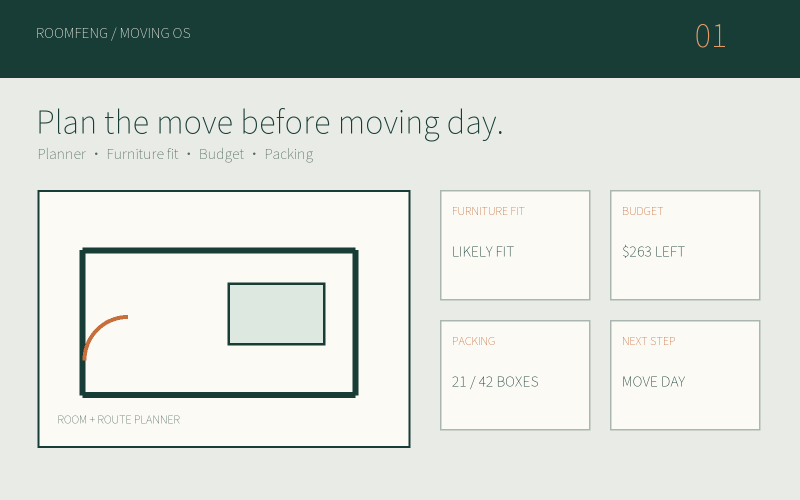
#> input picture product-output/RoomFeng-Moving-New-Home-OS-v1.0/07-Preview-Images/preview-01-hero.png, 1600 x 1000 px (shown at 1/2 size); its folder holds 3 pictures in this run
$ python create-pdf-contact-sheets.py
#> lines starting #> are read from the running program, lines starting #| are printed output that depends on the picture; pictures that were not available may be replaced by others from this repository, and a replacement may not be noted
from pathlib import Path
from PIL import Image, ImageDraw

ROOT = Path(__file__).resolve().parents[1]
render_root = ROOT / "tmp" / "pdfs"

for folder in render_root.iterdir():
    if not folder.is_dir():
        continue
    pages = sorted(folder.glob("page-*.png"))
    if not pages:
        continue
    thumbs = []
    for path in pages:
        image = Image.open(path).convert("RGB")
        image.thumbnail((360, 510))
        thumbs.append((path.name, image.copy()))
    columns = min(4, len(thumbs))
    rows = (len(thumbs) + columns - 1) // columns
    sheet = Image.new("RGB", (columns * 390, rows * 550), "#d9ddd8")
    draw = ImageDraw.Draw(sheet)
    for index, (name, image) in enumerate(thumbs):
        x = (index % columns) * 390 + 15
        y = (index // columns) * 550 + 28
        sheet.paste(image, (x, y))
        draw.text((x, 6 + (index // columns) * 550), name, fill="#183c36")
    sheet.save(render_root / f"contact-{folder.name}.jpg", quality=90)

preview_dir = ROOT / "product-output" / "RoomFeng-Moving-New-Home-OS-v1.0" / "07-Preview-Images"
previews = sorted(preview_dir.glob("*.png"))
if previews:
    sheet = Image.new("RGB", (1040, 5 * 350), "#d9ddd8")
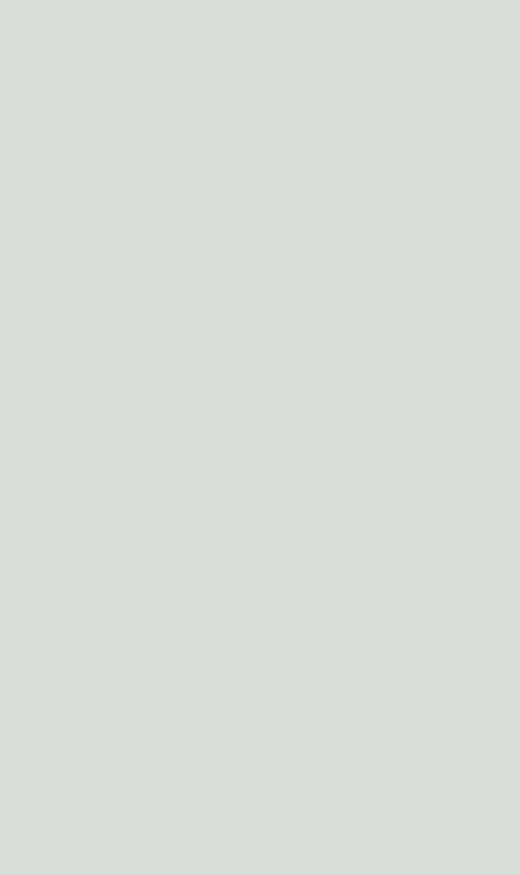
#> sheet: PIL image 1040x1750 RGB (shown at 1/2 size); mean R, G, B 217, 221, 216
    for index, path in enumerate(previews):
        image = Image.open(path).convert("RGB")
#> image is the input picture: PIL image 1600x1000 RGB; mean R, G, B 201, 208.6, 202.9
        image.thumbnail((500, 313))
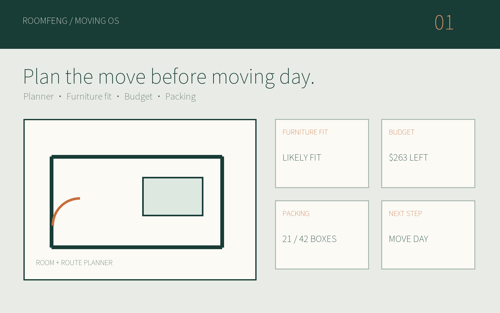
#> image: PIL image 500x313 RGB; mean R, G, B 201, 208.6, 202.9
        x = 15 + (index % 2) * 515
        y = 25 + (index // 2) * 350
        sheet.paste(image, (x, y))
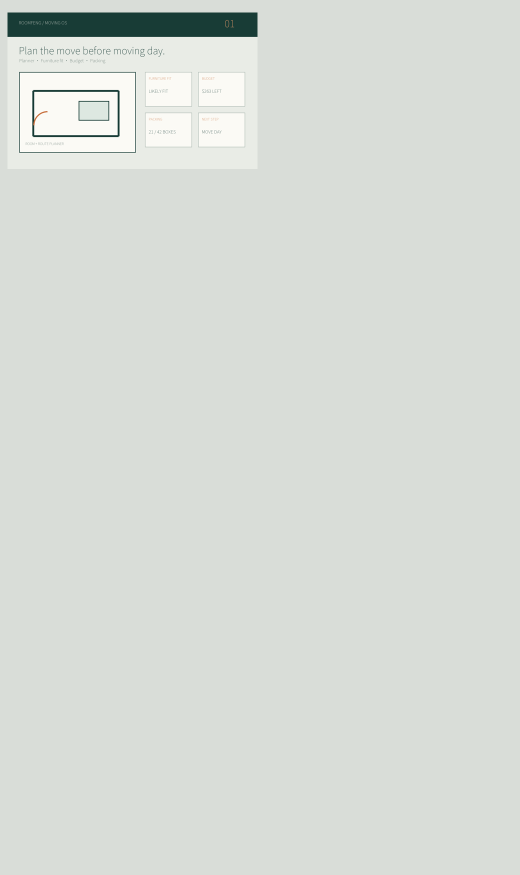
#> sheet: PIL image 1040x1750 RGB (shown at 1/2 size); mean R, G, B 215.6, 219.9, 214.9
#> pass 2 of the loop `for index, path in enumerate(previews):`:
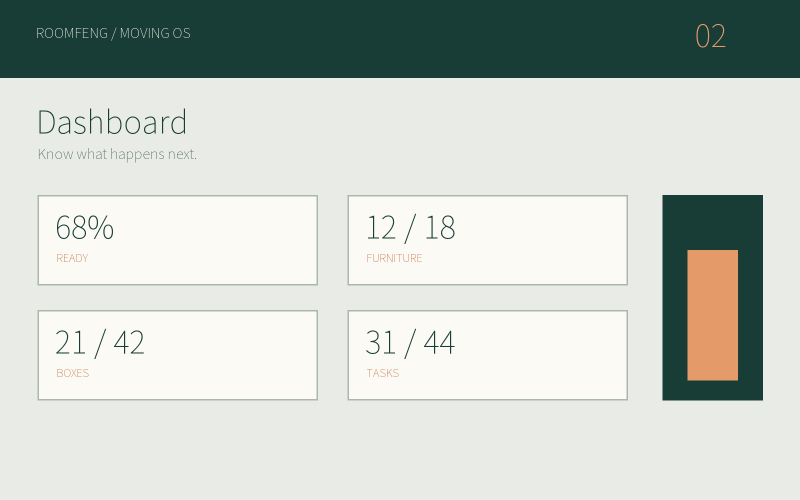
#> input picture product-output/RoomFeng-Moving-New-Home-OS-v1.0/07-Preview-Images/preview-02-dashboard.png, 1600 x 1000 px (shown at 1/2 size)
#> image is the input picture: PIL image 1600x1000 RGB; mean R, G, B 195.9, 203.1, 196.6
#> `image.thumbnail((500, 313))`:
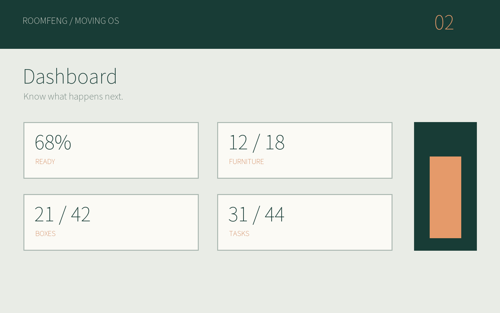
#> image: PIL image 500x313 RGB; mean R, G, B 195.9, 203.1, 196.6
#> `sheet.paste(image, (x, y))`:
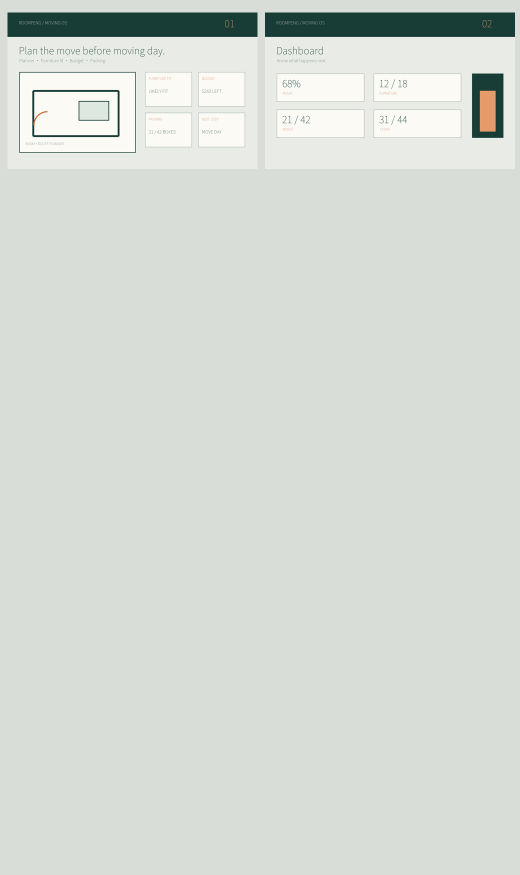
#> sheet: PIL image 1040x1750 RGB (shown at 1/2 size); mean R, G, B 213.8, 218.4, 213.2
#> pass 3 of the loop `for index, path in enumerate(previews):`:
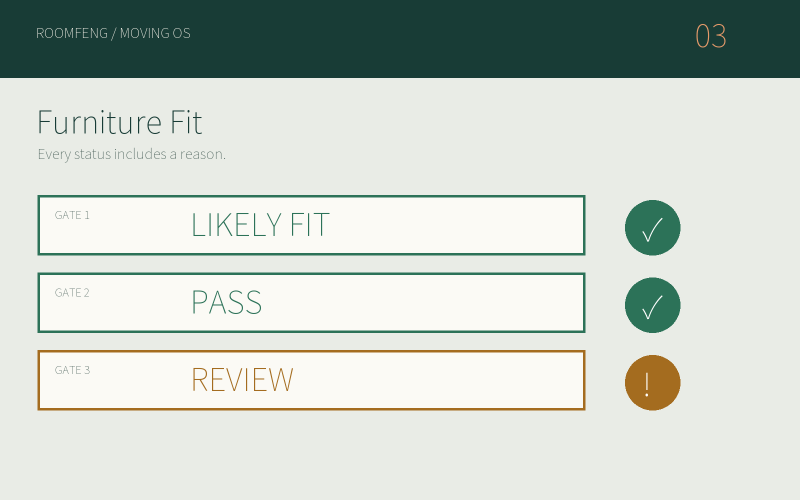
#> input picture product-output/RoomFeng-Moving-New-Home-OS-v1.0/07-Preview-Images/preview-03-fit.png, 1600 x 1000 px (shown at 1/2 size)
#> image is the input picture: PIL image 1600x1000 RGB; mean R, G, B 197.9, 206.2, 198.8
#> `image.thumbnail((500, 313))`:
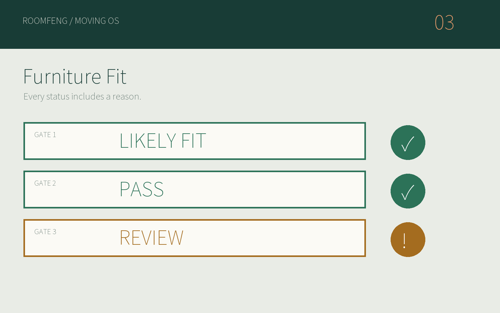
#> image: PIL image 500x313 RGB; mean R, G, B 197.8, 206.2, 198.8
#> `sheet.paste(image, (x, y))`:
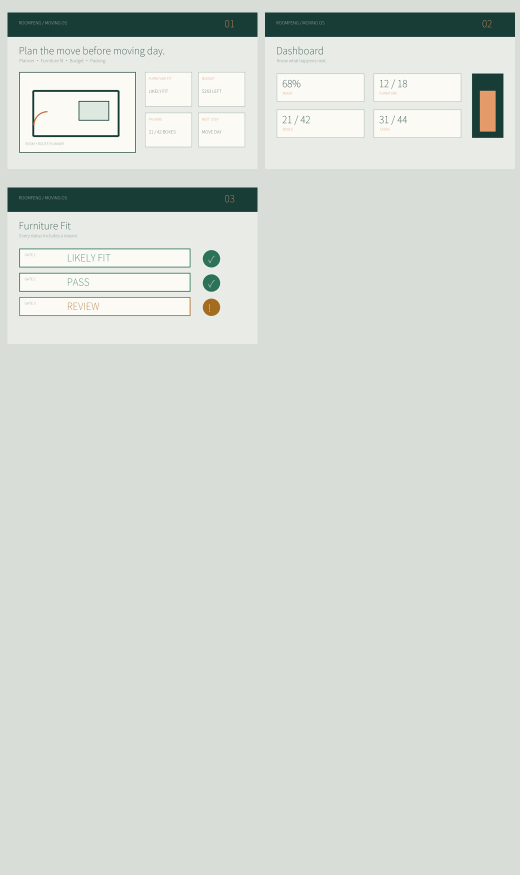
#> sheet: PIL image 1040x1750 RGB (shown at 1/2 size); mean R, G, B 212.2, 217.1, 211.7
    sheet.save(render_root / "contact-previews.jpg", quality=90)
